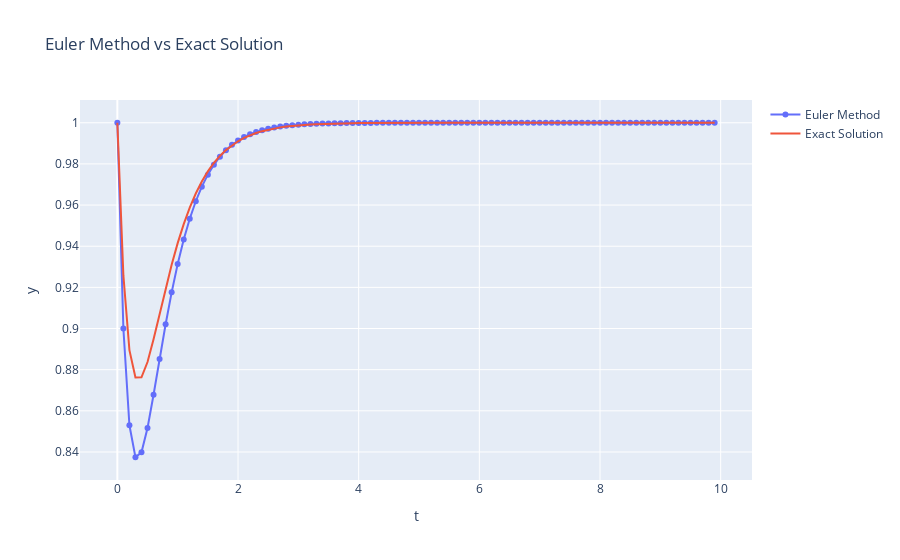

The notebook cell this image was saved under:
### Code cell
# plot our approximation vs exact solution
y_exact = exact_f(t)

fig = go.Figure()

# Euler's method
fig.add_trace(go.Scatter(x=t, y=sol, 
                         mode='lines+markers', name='Euler Method'))

# exact solution
fig.add_trace(go.Scatter(x=t, y=y_exact, 
                         mode='lines', name='Exact Solution'))

fig.update_layout(title='Euler Method vs Exact Solution',
                  xaxis_title='t',
                  yaxis_title='y')
fig.show()
